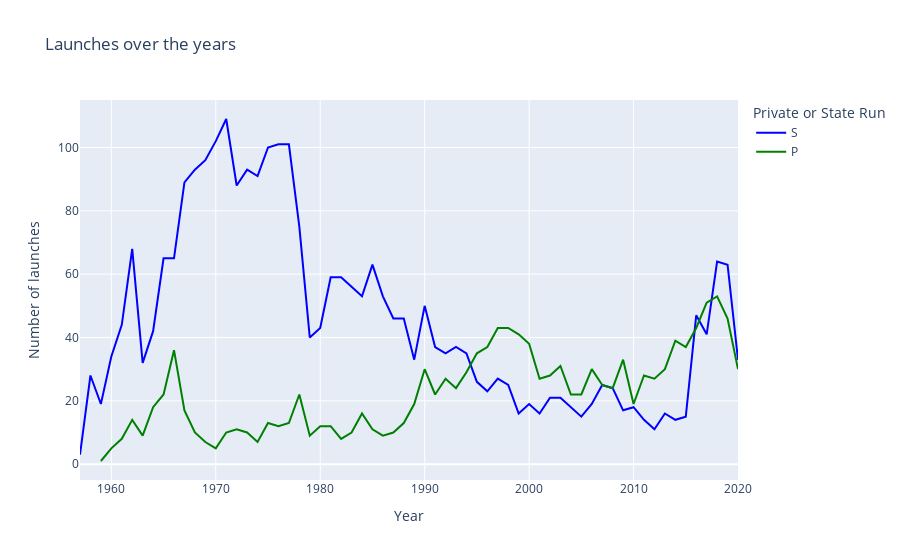

The cell this chart's notebook holds for it:
### Code cell
grouped_by_year_and_type = df.groupby(["Year", "Private or State Run"], as_index=False).count()

fig = px.line(grouped_by_year_and_type,
    x="Year",
    y="DateTime",
    color="Private or State Run",
    color_discrete_sequence=["blue", "green"],
    title="Launches over the years",
    labels={"DateTime": "Number of launches"}
)
fig.show()

### Figure 1 — Plotly figure (JSON) as saved in the notebook; plotly's stock layout.template omitted (floating-point values rounded to 4 significant figures)
{"data": [{"hovertemplate": "Private or State Run=S<br>Year=%{x}<br>Number of launches=%{y}<extra></extra>", "legendgroup": "S", "line": {"color": "blue", "dash": "solid"}, "mode": "lines", "name": "S", "orientation": "v", "showlegend": true, "type": "scatter", "x": [1957, 1958, 1959, 1960, 1961, 1962, 1963, 1964, 1965, 1966, 1967, 1968, 1969, 1970, 1971, 1972, 1973, 1974, 1975, 1976, 1977, 1978, 1979, 1980, 1981, 1982, 1983, 1984, 1985, 1986, 1987, 1988, 1989, 1990, 1991, 1992, 1993, 1994, 1995, 1996, 1997, 1998, 1999, 2000, 2001, 2002, 2003, 2004, 2005, 2006, 2007, 2008, 2009, 2010, 2011, 2012, 2013, 2014, 2015, 2016, 2017, 2018, 2019, 2020], "xaxis": "x", "y": [3, 28, 19, 34, 44, 68, 32, 42, 65, 65, 89, 93, 96, 102, 109, 88, 93, 91, 100, 101, 101, 75, 40, 43, 59, 59, 56, 53, 63, 53, 46, 46, 33, 50, 37, 35, 37, 35, 26, 23, 27, 25, 16, 19, 16, 21, 21, 18, 15, 19, 25, 24, 17, 18, 14, 11, 16, 14, 15, 47, 41, 64, 63, 33], "yaxis": "y"}, {"hovertemplate": "Private or State Run=P<br>Year=%{x}<br>Number of launches=%{y}<extra></extra>", "legendgroup": "P", "line": {"color": "green", "dash": "solid"}, "mode": "lines", "name": "P", "orientation": "v", "showlegend": true, "type": "scatter", "x": [1959, 1960, 1961, 1962, 1963, 1964, 1965, 1966, 1967, 1968, 1969, 1970, 1971, 1972, 1973, 1974, 1975, 1976, 1977, 1978, 1979, 1980, 1981, 1982, 1983, 1984, 1985, 1986, 1987, 1988, 1989, 1990, 1991, 1992, 1993, 1994, 1995, 1996, 1997, 1998, 1999, 2000, 2001, 2002, 2003, 2004, 2005, 2006, 2007, 2008, 2009, 2010, 2011, 2012, 2013, 2014, 2015, 2016, 2017, 2018, 2019, 2020], "xaxis": "x", "y": [1, 5, 8, 14, 9, 18, 22, 36, 17, 10, 7, 5, 10, 11, 10, 7, 13, 12, 13, 22, 9, 12, 12, 8, 10, 16, 11, 9, 10, 13, 19, 30, 22, 27, 24, 29, 35, 37, 43, 43, 41, 38, 27, 28, 31, 22, 22, 30, 25, 24, 33, 19, 28, 27, 30, 39, 37, 43, 51, 53, 46, 30], "yaxis": "y"}], "layout": {"autosize": true, "legend": {"title": {"text": "Private or State Run"}, "tracegroupgap": 0}, "title": {"text": "Launches over the years"}, "xaxis": {"anchor": "y", "autorange": true, "domain": [0, 1], "range": [1957, 2020], "title": {"text": "Year"}, "type": "linear"}, "yaxis": {"anchor": "x", "autorange": true, "domain": [0, 1], "range": [-5, 115], "title": {"text": "Number of launches"}, "type": "linear"}}}
